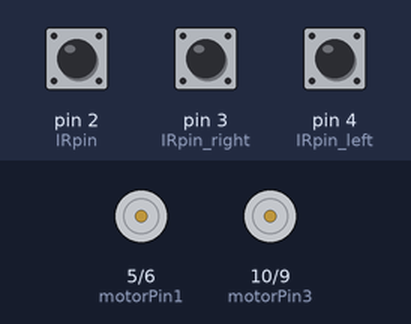
Bench run of a sketch on a simulated Arduino Uno, built with avr-gcc and run on an emulated ATmega328P. Parts: motor-driver pin pairs drawn as motors (green arrow = first pin HIGH = forward, orange = second pin HIGH = backward, longer = more drive). Inputs (shaded band) come from the test bench; at power-on: pin 3 (IRpin_right) HIGH, pin 4 (IRpin_left) HIGH, pin 2 (IRpin) HIGH.

Above: at 1.2 s.
1.3 s: pin 3 (IRpin_right) pulled LOW for 0.15 s
At 1.7 s:
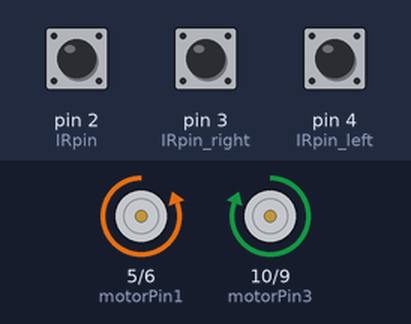
2.9 s: pin 4 (IRpin_left) pulled LOW for 0.15 s
At 4.1 s:
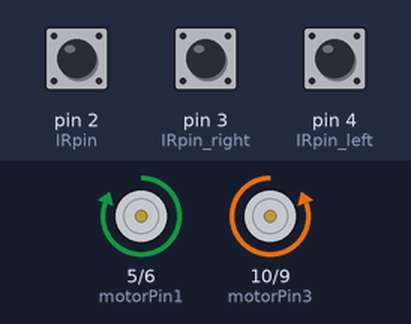
4.5 s: pin 3 (IRpin_right) pulled LOW for 1 s
At 5.3 s:
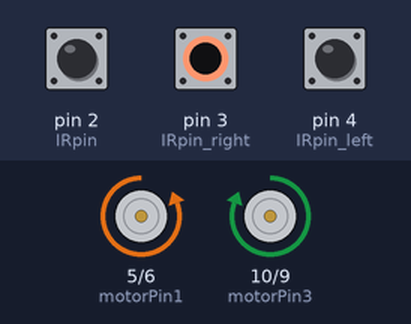
7.0 s: pin 4 (IRpin_left) pulled LOW for 1 s
At 8.4 s:
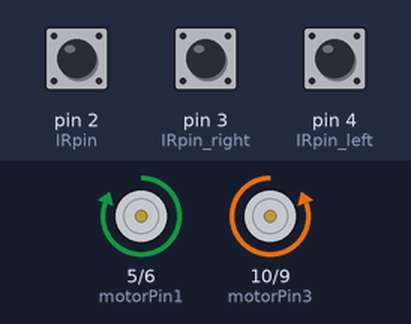
9.5 s: pin 3 (IRpin_right) driven LOW and pin 4 (IRpin_left) driven LOW
At 10.3 s:
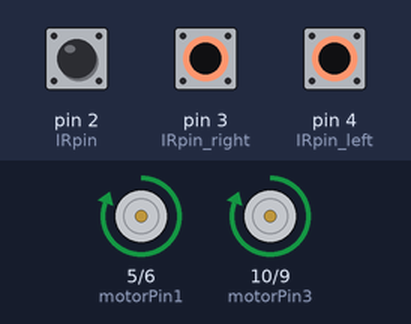
Timing chart, 0 to 12.0 s (numbered marks = the images above; inputs shaded):
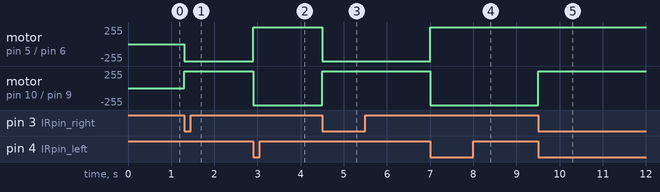

Measured:
- after the input at 1.3 s, motor on pin 5 (motorPin1) / pin 6 (motorPin2): stopped → backward 255/255 at once; motor on pin 10 (motorPin3) / pin 9 (motorPin4): stopped → forward 255/255 at once
- after the input at 2.9 s, motor on pin 5 (motorPin1) / pin 6 (motorPin2): backward 255/255 → forward 255/255 at once; motor on pin 10 (motorPin3) / pin 9 (motorPin4): forward 255/255 → backward 255/255 at once
- after the input at 4.5 s, motor on pin 5 (motorPin1) / pin 6 (motorPin2): forward 255/255 → backward 255/255 at once; motor on pin 10 (motorPin3) / pin 9 (motorPin4): backward 255/255 → forward 255/255 at once
- after the input at 7.0 s, motor on pin 5 (motorPin1) / pin 6 (motorPin2): backward 255/255 → forward 255/255 at once; motor on pin 10 (motorPin3) / pin 9 (motorPin4): forward 255/255 → backward 255/255 at once
- after the input at 9.5 s, motor on pin 10 (motorPin3) / pin 9 (motorPin4): backward 255/255 → forward 255/255 at once

The sketch:

Line_following_robot.ino
```cpp
//L293D
//Right Motor A
const int motorPin1  = 5;
const int motorPin2  = 6;
//Left Motor B
const int motorPin3  = 10;
const int motorPin4  = 9;

// IR sensor
unsigned int IRpin = 2;
unsigned int IRpin_left = 4;
unsigned int IRpin_right = 3;


void setup(){

    //Set pins as outputs
    pinMode(motorPin1, OUTPUT);
    pinMode(motorPin2, OUTPUT);
    pinMode(motorPin3, OUTPUT);
    pinMode(motorPin4, OUTPUT);
    pinMode(IRpin, INPUT_PULLUP);
    pinMode(IRpin_left, INPUT_PULLUP);
    pinMode(IRpin_right, INPUT_PULLUP);

}

void forward() {
    //This code  will turn Motor clockwise
    digitalWrite(motorPin1, HIGH);
    digitalWrite(motorPin2, LOW);
    digitalWrite(motorPin3, HIGH);
    digitalWrite(motorPin4, LOW);
}

void backward() {
     //This code will turn Motor counter-clockwise
    digitalWrite(motorPin1, LOW);
    digitalWrite(motorPin2, HIGH);
    digitalWrite(motorPin3, LOW);
    digitalWrite(motorPin4, HIGH);
}

void right() {
     //This code will turn Motor right
    digitalWrite(motorPin1, HIGH);
    digitalWrite(motorPin2, LOW);
    digitalWrite(motorPin3, LOW);
    digitalWrite(motorPin4, HIGH);
}

void left() {
     //This code will turn Motor left
    digitalWrite(motorPin1, LOW);
    digitalWrite(motorPin2, HIGH);
    digitalWrite(motorPin3, HIGH);
    digitalWrite(motorPin4, LOW);
}

void stop() {
     //This code will stop Motor
    digitalWrite(motorPin1, LOW);
    digitalWrite(motorPin2, LOW);
    digitalWrite(motorPin3, LOW);
    digitalWrite(motorPin4, LOW);
}

void loop(){


  if((digitalRead(IRpin) == HIGH) && (digitalRead(IRpin_left) == LOW) && (digitalRead(IRpin_right) == LOW))
  // if middle irsensor detects black line
  {
    forward();
  }

  else if((digitalRead(IRpin_left) == LOW) && (digitalRead(IRpin_right) == HIGH))
  // if right irsensor detects black line
  {
    right();
  }

  else if((digitalRead(IRpin_left) == HIGH) && (digitalRead(IRpin_right) == LOW))
  // if left irsensor detects black line
  {
    left();
  }

  else if((digitalRead(IRpin) == LOW) && (digitalRead(IRpin_left) == LOW) && (digitalRead(IRpin_right) == LOW))
  // if irsensor detects no black line
  {
    stop();
  }

}
```
